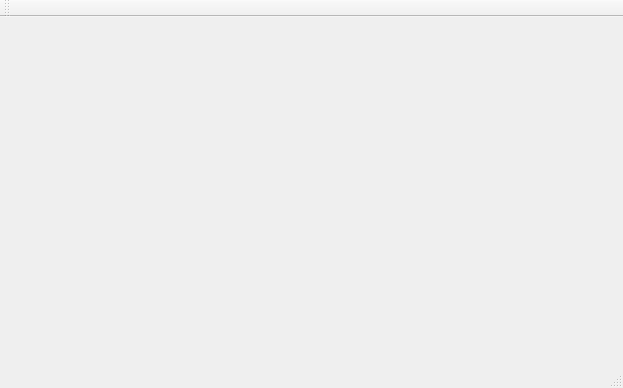
<?xml version="1.0" encoding="UTF-8"?>
<ui version="4.0">
 <class>MainWindow</class>
 <widget class="QMainWindow" name="MainWindow">
  <property name="geometry">
   <rect>
    <x>0</x>
    <y>0</y>
    <width>623</width>
    <height>388</height>
   </rect>
  </property>
  <property name="windowTitle">
   <string>MainWindow</string>
  </property>
  <widget class="QWidget" name="centralWidget">
   <widget class="QCustomPlot" name="customPlot" native="true">
    <property name="geometry">
     <rect>
      <x>50</x>
      <y>10</y>
      <width>471</width>
      <height>281</height>
     </rect>
    </property>
   </widget>
  </widget>
  <widget class="QMenuBar" name="menuBar">
   <property name="geometry">
    <rect>
     <x>0</x>
     <y>0</y>
     <width>623</width>
     <height>31</height>
    </rect>
   </property>
  </widget>
  <widget class="QToolBar" name="mainToolBar">
   <attribute name="toolBarArea">
    <enum>TopToolBarArea</enum>
   </attribute>
   <attribute name="toolBarBreak">
    <bool>false</bool>
   </attribute>
  </widget>
  <widget class="QStatusBar" name="statusBar"/>
 </widget>
 <layoutdefault spacing="6" margin="11"/>
 <customwidgets>
  <customwidget>
   <class>QCustomPlot</class>
   <extends>QWidget</extends>
   <header>../../qcustomplot.h</header>
   <container>1</container>
  </customwidget>
 </customwidgets>
 <resources/>
 <connections/>
</ui>
